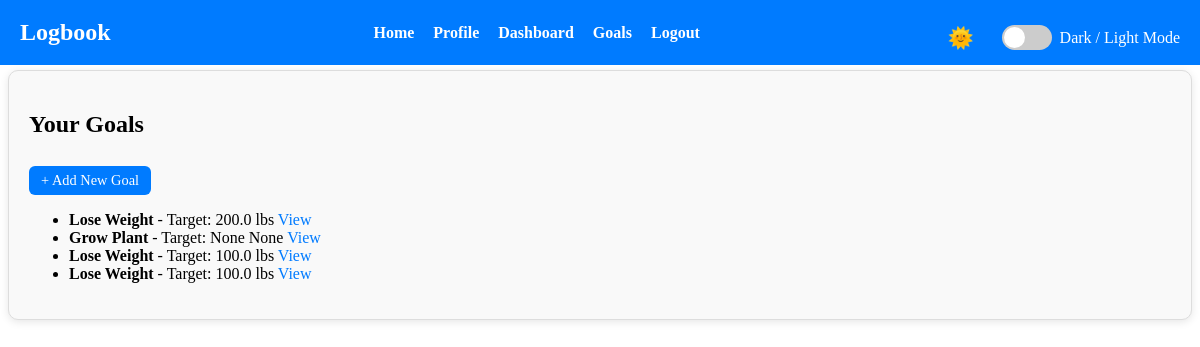
Page /goals (signed in) on the committed database.
### app/models.py (models this page shows)
class Goal(db.Model):
    id = db.Column(db.Integer, primary_key=True)
    user_id = db.Column(db.Integer, db.ForeignKey('user.id'), nullable=False)
    name = db.Column(db.String(150), nullable=False)
    start_value = db.Column(db.Float, nullable=True)   # make optional
    target_value = db.Column(db.Float, nullable=True)  # make optional
    unit = db.Column(db.String(50), nullable=True)
    start_date = db.Column(db.DateTime, default=datetime.utcnow)
    deadline = db.Column(db.DateTime, nullable=True)
    progresses = db.relationship('GoalProgress', backref='goal', lazy=True)

### app/routes.py (the view)
@main.route("/goals")
@login_required
def list_goals():
    user_goals = Goal.query.filter_by(user_id=current_user.id).all()
    return render_template("goals/list.html", goals=user_goals)

### app/__init__.py (called while the page is built)
@login_manager.user_loader
def load_user(user_id):
    from .models import User
    return User.query.get(int(user_id))

### app/templates/goals/list.html
{% extends "base.html" %}
{% block content %}
<h2>Your Goals</h2>
<a href="{{ url_for('main.add_goal') }}" class="btn">+ Add New Goal</a>
{% if goals %}
  <ul>
    {% for goal in goals %}
      <li>
        <strong>{{ goal.name }}</strong> - Target: {{ goal.target_value }} {{ goal.unit }}
        <a href="{{ url_for('main.goal_detail', goal_id=goal.id) }}">View</a>
      </li>
    {% endfor %}
  </ul>
{% else %}
  <p>You have no goals yet.</p>
{% endif %}
{% endblock %}

### app/static/style.css (style rules this page uses)
:root { --bg-color: #ffffff; --text-color: #000000; --card-bg: #f9f9f9; --card-border: #ddd; --link-color: #007bff; --link-hover: #0056b3; --btn-bg: #007bff; --btn-hover: #0056b3; --delete-bg: #dc3545; --delete-hover: #a71d2a; --tag-bg: #6c757d; --tag-hover: #495057; }
body { background-color: var(--bg-color); color: var(--text-color); margin-top: 70px; transition: background-color 0.3s, color 0.3s; }
a { color: var(--link-color); text-decoration: none; transition: color 0.2s; }
.btn, form.filter-form button, form.filter-form a.btn { display: inline-block; padding: 6px 12px; margin: 8px 8px 0 0; background-color: var(--btn-bg); color: #fff !important; border: none; border-radius: 6px; cursor: pointer; font-size: 0.9rem; transition: background-color 0.2s ease; }

### rows in the picture
Goal: name "Lose Weight", target_value "200.0", unit "lbs"
Goal: name "Grow Plant", target_value "None", unit "None"
Goal: name "Lose Weight", target_value "100.0", unit "lbs"
Goal: name "Lose Weight", target_value "100.0", unit "lbs"
